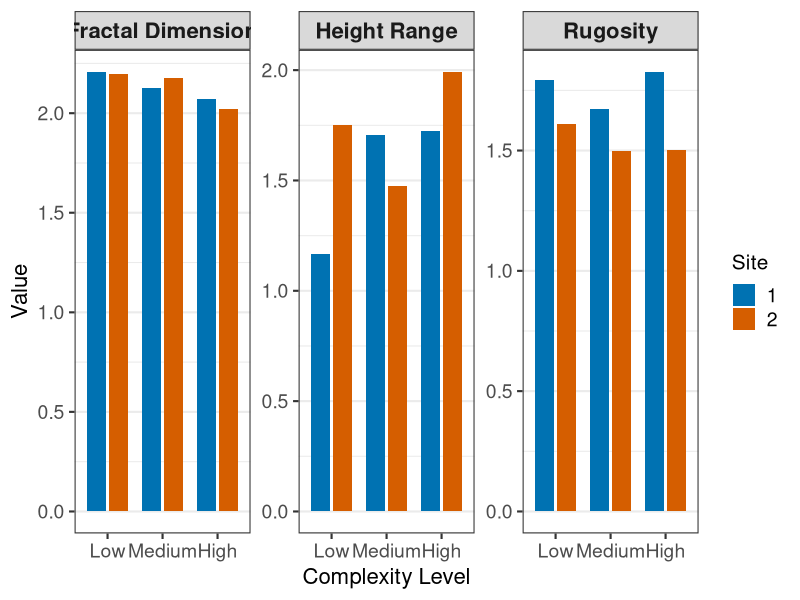

The R script that drew this image:

library(tidyverse)

##### first version of data: all reef
RDH_allreef <- read.csv("RDH_AllReef.csv")

RDH_allreef_sum <- RDH_allreef %>%
  group_by(Site, Complexity_Level) %>%
  summarise(Rugosity = mean(Rugosity),
            FractalDimension = mean(FractalDimension),
            HeightRange = mean(HeightRange))

RDH_long <- RDH_allreef_sum %>%
  mutate(
    Complexity_Level = factor(
      Complexity_Level,
      levels = c("Low", "Medium", "High")
    )
  ) %>%
  pivot_longer(
    cols = c(Rugosity, FractalDimension, HeightRange),
    names_to = "Metric",
    values_to = "Value"
  ) %>%
  mutate(
    Metric = recode(
      Metric,
      "Rugosity" = "Rugosity",
      "FractalDimension" = "Fractal Dimension",
      "HeightRange" = "Height Range"
    )
  )



allreefplot <- ggplot(
  RDH_long,
  aes(
    x = Complexity_Level,
    y = Value,
    fill = factor(Site)
  )
) +
  geom_col(
    position = position_dodge(width = 0.8),
    width = 0.7
  ) +
  facet_wrap(~Metric, scales = "free_y") +
  scale_fill_manual(
    values = c("#0072B2", "#D55E00"),  # Okabe-Ito palette
    name = "Site"
  ) +
  labs(
    x = "Complexity Level",
    y = "Value"
  ) +
  theme_bw(base_size = 16) +
  theme(
    strip.text = element_text(size = 16, face = "bold"),
    axis.title = element_text(size = 16),
    axis.text = element_text(size = 14),
    legend.title = element_text(size = 15),
    legend.text = element_text(size = 14),
    panel.grid.major.x = element_blank()
  )



# ggsave(
#   filename = "outputs/allreefplot.pdf",
#   plot = allreefplot,
#   device = "pdf",
#   width = 10,
#   height = 5
# )




## trying out a different plot
RDH_allreef <- read.csv("RDH_AllReef_V2.csv")

# RDH_allreef_sum <- RDH_allreef %>%
#   group_by(Site) %>%
#   summarise(Rugosity = mean(Rugosity),
#             FractalDimension = mean(FractalDimension),
#             HeightRange = mean(HeightRange))

RDH_long <- RDH_allreef %>%
  pivot_longer(
    cols = c(Rugosity, FractalDimension, HeightRange),
    names_to = "Metric",
    values_to = "Value"
  ) %>%
  mutate(
    Metric = recode(
      Metric,
      "Rugosity" = "Rugosity",
      "FractalDimension" = "Fractal Dimension",
      "HeightRange" = "Height Range"
    ))



allreefplot_v2 <- ggplot(RDH_long, aes(x = as.factor(Site), y = Value, fill = as.factor(Site))) +
  geom_boxplot()+
  geom_jitter(
    width = 0.15,
    alpha = 0.4,
    size = 2
  ) +
  facet_wrap(~Metric, scales = "free_y") +
  scale_fill_manual(
    values = c("#0072B2", "#D55E00"),  # Okabe-Ito palette
    name = ""
  ) +
  labs(
    x = "Site",
    y = "Value"
  ) +
  theme_bw(base_size = 16) +
  theme(
    strip.text = element_text(size = 16, face = "bold"),
    axis.title = element_text(size = 16),
    axis.text = element_text(size = 14),
    legend.title = element_text(size = 15),
    legend.text = element_text(size = 14),
    legend.position = "none",
    panel.grid.major.x = element_blank()
  )
  

# ggsave(
#   filename = "outputs/allreefplot_v2.pdf",
#   plot = allreefplot_v2,
#   device = "pdf",
#   width = 10,
#   height = 5
# )
















 #### second version of data: all plot


RDH_allplot <- read.csv("RDH_AllPlot.csv")

RDH_allplot_sum <- RDH_allplot %>%
  group_by(Site, Complexity_Level) %>%
  summarise(Rugosity = mean(Rugosity),
            FractalDimension = mean(FractalDimension),
            HeightRange = mean(HeightRange))

RDH_long_allplot <- RDH_allplot_sum %>%
  mutate(
    Complexity_Level = factor(
      Complexity_Level,
      levels = c("Low", "Medium", "High")
    )
  ) %>%
  pivot_longer(
    cols = c(Rugosity, FractalDimension, HeightRange),
    names_to = "Metric",
    values_to = "Value"
  ) %>%
  mutate(
    Metric = recode(
      Metric,
      "Rugosity" = "Rugosity",
      "FractalDimension" = "Fractal Dimension",
      "HeightRange" = "Height Range"
    )
  )

allplotplot <- ggplot(
  RDH_long_allplot,
  aes(
    x = Complexity_Level,
    y = Value,
    fill = factor(Site)
  )
) +
  geom_col(
    position = position_dodge(width = 0.8),
    width = 0.7
  ) +
  facet_wrap(~Metric, scales = "free_y") +
  scale_fill_manual(
    values = c("#0072B2", "#D55E00"),  # Okabe-Ito palette
    name = "Site"
  ) +
  labs(
    x = "Complexity Level",
    y = "Value"
  ) +
  theme_bw(base_size = 16) +
  theme(
    strip.text = element_text(size = 16, face = "bold"),
    axis.title = element_text(size = 16),
    axis.text = element_text(size = 14),
    legend.title = element_text(size = 15),
    legend.text = element_text(size = 14),
    panel.grid.major.x = element_blank()
  )



ggsave(
  filename = "outputs/allplotplot.pdf",
  plot = allplotplot,
  device = "pdf",
  width = 10,
  height = 5
)















# #### OLD
# ### REDO WITH FINAL COMPLEXITY DATA ####
# complexity_raw <- read.csv("Complexity_Metrics.csv")
# 
# df_long <- complexity_raw %>%
#   pivot_longer(
#     cols = -Complexity_Level,
#     names_to = c("metric", "stat"),
#     names_pattern = "(.*)_(Mean|SD)",
#     values_to = "value"
#   ) %>%
#   pivot_wider(names_from = stat, values_from = value)
# 
# df_long$Complexity_Level <- factor(
#   df_long$Complexity_Level,
#   levels = c("Low", "Medium", "High")
# )
# 
# df_long$metric <- recode(df_long$metric,
#                          "Fractal_Dimension" = "Fractal Dimension")
# 
# complexity_plot <- ggplot(df_long, aes(x = Complexity_Level, y = Mean, color = Complexity_Level)) +
#   geom_point(size = 3) +
#   geom_errorbar(aes(ymin = Mean - SD, ymax = Mean + SD), width = 0.15) +
#   facet_wrap(~ metric, scales = "free_y") +
#   scale_color_brewer(palette = "Set2") +
#   labs(
#     x = "Complexity Level",
#     y = "Mean ± SD"
#   ) +
#   theme_minimal(base_size = 16) +
#   theme(legend.position = "none")
# 
# 
# ggsave(
#   filename = "outputs/complexity_plot.pdf",
#   plot = complexity_plot,
#   device = "pdf",
#   width = 10,
#   height = 5
# )
# 
# 
# ##### June 9 2026, starting with raw data #####
# #dont think i have the right raw data file, need to update
# 
# complexity_raw <- read.csv("Complexity_Raw.csv")
# 
# unique(complexity_raw$complexity)
# 
# complexity_sum <- complexity_raw %>%
#   group_by(site, complexity) %>%
#   summarise(height_mean = mean(height), height_range = diff(range(height)),
#             rugosity_mean = mean(rugosity), rugosity_range = diff(range(rugosity)),
#             fractal_mean_mean = mean(fractal_mean), fractal_mean_range = diff(range(fractal_mean)),
#             fractal_raw_mean = mean(fractal_raw), fractal_raw_range = diff(range(fractal_raw)))
# 
# 
# 
# 
# 
# 
# 
#   
